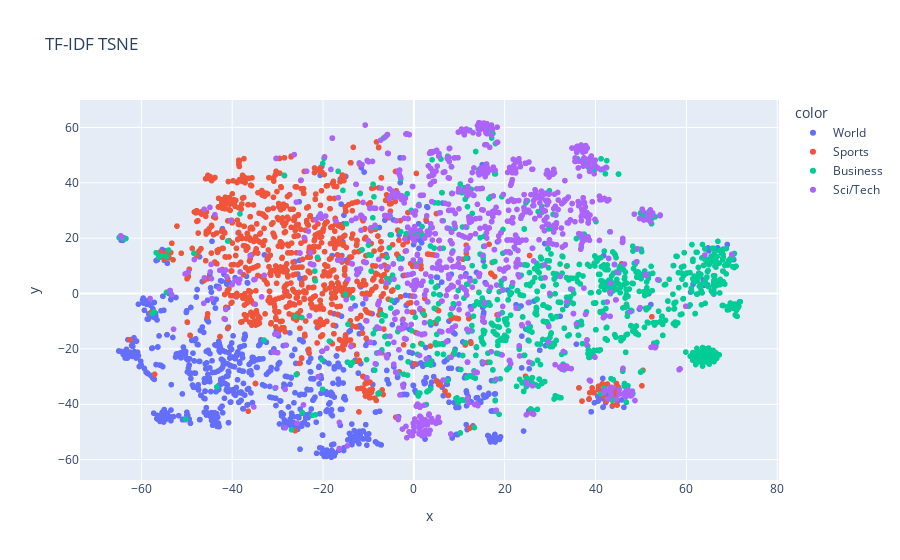
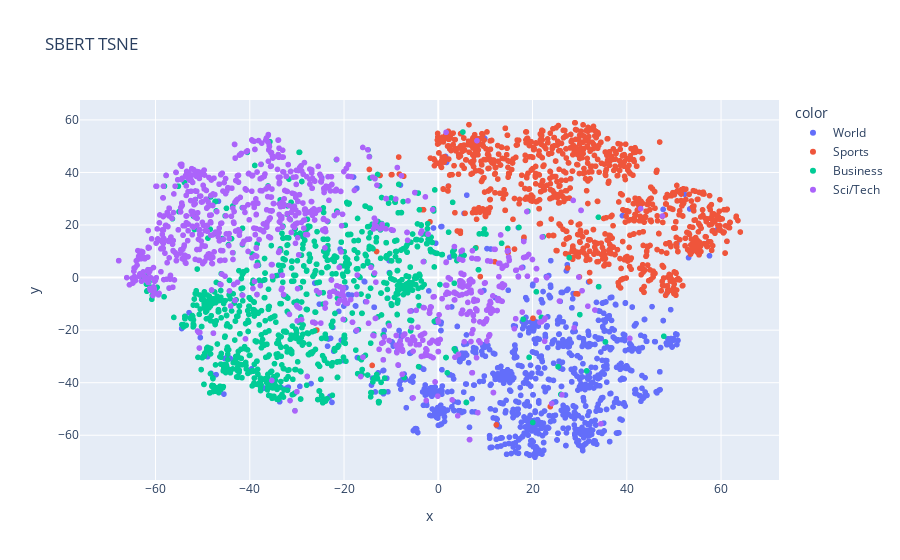

Notebook source saved alongside these figures, in order:
### Code cell
px.scatter(x=X_tfidf_tsne[:,0], y=X_tfidf_tsne[:,1], color=df_sampled["label_name"], title="TF-IDF TSNE").show()
px.scatter(x=X_sbert_tsne[:,0], y=X_sbert_tsne[:,1], color=df_sampled["label_name"], title="SBERT TSNE").show()

### Figure 1 — Plotly figure (JSON) as saved in the notebook; plotly's stock layout.template omitted (floating-point values rounded to 4 significant figures; data arrays with more than 128 entries replaced by an {"elided": "..."} marker saying what was removed)
{"data": [{"hovertemplate": "color=World<br>x=%{x}<br>y=%{y}<extra></extra>", "legendgroup": "World", "marker": {"color": "#636efa", "symbol": "circle"}, "mode": "markers", "name": "World", "showlegend": true, "type": "scattergl", "x": {"elided": "1000 float values"}, "xaxis": "x", "y": {"elided": "1000 float values"}, "yaxis": "y"}, {"hovertemplate": "color=Sports<br>x=%{x}<br>y=%{y}<extra></extra>", "legendgroup": "Sports", "marker": {"color": "#EF553B", "symbol": "circle"}, "mode": "markers", "name": "Sports", "showlegend": true, "type": "scattergl", "x": {"elided": "1000 float values"}, "xaxis": "x", "y": {"elided": "1000 float values"}, "yaxis": "y"}, {"hovertemplate": "color=Business<br>x=%{x}<br>y=%{y}<extra></extra>", "legendgroup": "Business", "marker": {"color": "#00cc96", "symbol": "circle"}, "mode": "markers", "name": "Business", "showlegend": true, "type": "scattergl", "x": {"elided": "1000 float values"}, "xaxis": "x", "y": {"elided": "1000 float values"}, "yaxis": "y"}, {"hovertemplate": "color=Sci/Tech<br>x=%{x}<br>y=%{y}<extra></extra>", "legendgroup": "Sci/Tech", "marker": {"color": "#ab63fa", "symbol": "circle"}, "mode": "markers", "name": "Sci/Tech", "showlegend": true, "type": "scattergl", "x": {"elided": "1000 float values"}, "xaxis": "x", "y": {"elided": "1000 float values"}, "yaxis": "y"}], "layout": {"legend": {"title": {"text": "color"}, "tracegroupgap": 0}, "title": {"text": "TF-IDF TSNE"}, "xaxis": {"anchor": "y", "domain": [0, 1], "title": {"text": "x"}}, "yaxis": {"anchor": "x", "domain": [0, 1], "title": {"text": "y"}}}}

### Figure 2 — Plotly figure (JSON) as saved in the notebook; plotly's stock layout.template omitted (floating-point values rounded to 4 significant figures; data arrays with more than 128 entries replaced by an {"elided": "..."} marker saying what was removed)
{"data": [{"hovertemplate": "color=World<br>x=%{x}<br>y=%{y}<extra></extra>", "legendgroup": "World", "marker": {"color": "#636efa", "symbol": "circle"}, "mode": "markers", "name": "World", "showlegend": true, "type": "scattergl", "x": {"elided": "1000 float values"}, "xaxis": "x", "y": {"elided": "1000 float values"}, "yaxis": "y"}, {"hovertemplate": "color=Sports<br>x=%{x}<br>y=%{y}<extra></extra>", "legendgroup": "Sports", "marker": {"color": "#EF553B", "symbol": "circle"}, "mode": "markers", "name": "Sports", "showlegend": true, "type": "scattergl", "x": {"elided": "1000 float values"}, "xaxis": "x", "y": {"elided": "1000 float values"}, "yaxis": "y"}, {"hovertemplate": "color=Business<br>x=%{x}<br>y=%{y}<extra></extra>", "legendgroup": "Business", "marker": {"color": "#00cc96", "symbol": "circle"}, "mode": "markers", "name": "Business", "showlegend": true, "type": "scattergl", "x": {"elided": "1000 float values"}, "xaxis": "x", "y": {"elided": "1000 float values"}, "yaxis": "y"}, {"hovertemplate": "color=Sci/Tech<br>x=%{x}<br>y=%{y}<extra></extra>", "legendgroup": "Sci/Tech", "marker": {"color": "#ab63fa", "symbol": "circle"}, "mode": "markers", "name": "Sci/Tech", "showlegend": true, "type": "scattergl", "x": {"elided": "1000 float values"}, "xaxis": "x", "y": {"elided": "1000 float values"}, "yaxis": "y"}], "layout": {"legend": {"title": {"text": "color"}, "tracegroupgap": 0}, "title": {"text": "SBERT TSNE"}, "xaxis": {"anchor": "y", "domain": [0, 1], "title": {"text": "x"}}, "yaxis": {"anchor": "x", "domain": [0, 1], "title": {"text": "y"}}}}
